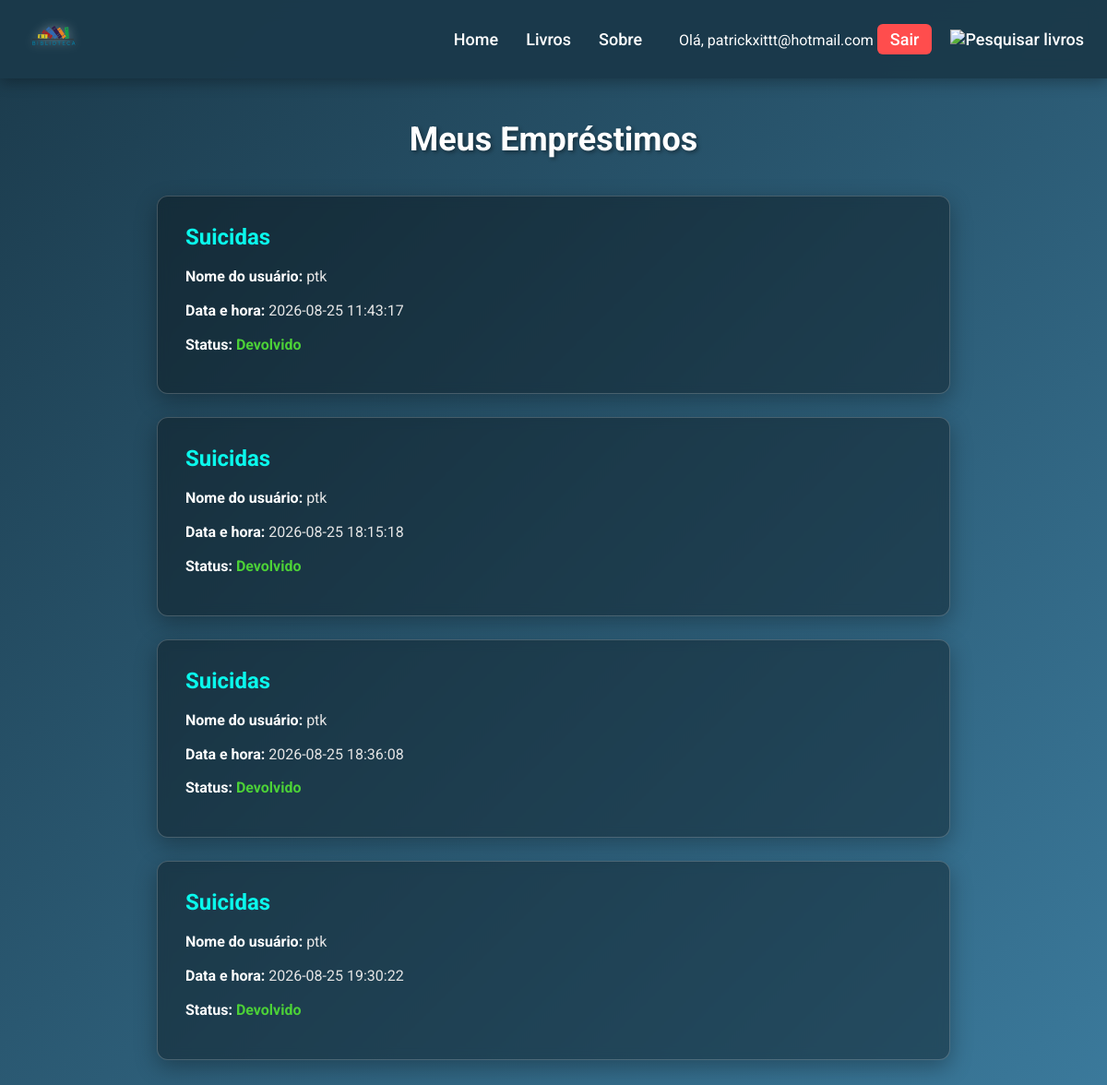
The page /meus_emprestimos (signed in) on the database its author committed.
### tables this page shows
CREATE TABLE usuarios (
    id INTEGER PRIMARY KEY AUTOINCREMENT,
    nome_usuario TEXT NOT NULL,
    email TEXT NOT NULL UNIQUE,
    senha TEXT NOT NULL,
    data_nascimento DATE,
    criado_em DATETIME
);

CREATE TABLE "emprestimo" (
	"id"	INTEGER,
	"nome_usuario"	TEXT NOT NULL,
	"email"	TEXT NOT NULL,
	"titulo"	TEXT NOT NULL,
	"data_hora_emprestimo"	DATETIME,
	"data_hora_devolucao"	DATETIME,
	"status"	TEXT,
	PRIMARY KEY("id" AUTOINCREMENT)
);

### app.py (the view)
@app.route('/meus_emprestimos')
def meus_emprestimos():
    db = get_db()
    usuario_logado = session.get('id')
    if not usuario_logado:
        flash("Você precisa estar logado para a devolução de um empréstimo.")
        return redirect('/login')
    usuario = db.execute('SELECT * FROM usuarios WHERE id = ?', (usuario_logado,)).fetchone()
    if not usuario:
        session.clear()
        flash("Usuário não encontrado. Faça login novamente.")
        return redirect('/login')
    emprestimos = db.execute('SELECT * FROM emprestimo WHERE email = ?',(usuario["email"],)).fetchall()
    return render_template('meus_emprestimos.html', emprestimos=emprestimos, email=usuario['email'])

### app.py (called while the page is built)
def get_db():
    if 'db' not in g:
        g.db = sqlite3.connect(
            app.config['DATABASE'],
            detect_types=sqlite3.PARSE_DECLTYPES
        )
        g.db.row_factory = sqlite3.Row
    return g.db

### templates/meus_emprestimos.html (shortened to what this page needs)
<!DOCTYPE html>
<html lang="pt-br">
<head>
    <link rel="stylesheet" href="/static/css/meus_emprestimos.css">
    <link rel="stylesheet" href="/static/css/style.css">
</head>
<body>
    <header class="header">
        <section class="cabecalho">
            <a href="/" class="logo">
                <img src="../static/imagens/logopreview.png" alt="Logo">
            </a>
            <nav class="navbiblio">
                <div class="nav-links">
                    <a href="/">Home</a>
                    <a href="/livros">Livros</a>
                    <a href="/#sobre">Sobre</a>
                </div>
                <div class="nav-login">
                    {% if email %}
                    <div class="bem-vindo-usuario">
                        <span>Olá, {{ email }}</span>
                        <a href="{{ url_for('logout') }}" class="btn-sair">Sair</a>
                    </div>
                    {% else %}
                    <a href="/login" class="btn-entrar">Entrar</a>
                    {% endif %}
                    <div class="lupa">
                        <a href="/livros">
                            <img src="https://img.icons8.com/ios/30/ffffff/search--v1.png" alt="Pesquisar livros" />
                        </a>
                    </div>
                </div>
            </nav>
        </section>
    </header>
    <main class="main-emprestimos">
        <h1 class="titulo-pagina">Meus Empréstimos</h1>
        <div class="container-emprestimos">
            {% for emprestimo in emprestimos %}
            <div class="emprestimo-card">
                <h2>{{ emprestimo["titulo"] }}</h2>
                <p><span>Nome do usuário:</span> {{ emprestimo["nome_usuario"] }}</p>
                <p><span>Data e hora:</span> {{ emprestimo["data_hora_emprestimo"] }}</p>
                <p><span>Status:</span> <strong class="status-{{ emprestimo['status'] }}">{{ emprestimo["status"] }}</strong></p>
            </div>
            {% else %}
            <div class="sem-emprestimos">
                <p>Você não possui nenhum empréstimo registrado no momento.</p>
            </div>
            {% endfor %}
        </div>
    </main>
</body>
</html>

### static/css/meus_emprestimos.css (style rules this page uses)
.main-emprestimos { padding-top: 130px; max-width: 900px; margin: 0 auto 60px auto; padding-left: 20px; padding-right: 20px; }
.titulo-pagina { text-align: center; font-size: 36px; margin-bottom: 40px; text-shadow: 2px 2px 4px rgba(0, 0, 0, 0.4); }
.container-emprestimos { display: flex; flex-direction: column; gap: 25px; }
.emprestimo-card { background: rgba(0, 0, 0, 0.35); border: 1px solid rgba(255, 255, 255, 0.2); padding: 30px; border-radius: 12px; box-shadow: 0 8px 25px rgba(0, 0, 0, 0.3); backdrop-filter: blur(6px); transition: 0.3s; }
.emprestimo-card h2 { font-size: 24px; margin-bottom: 15px; color: #0af8ec; }
.emprestimo-card p { font-size: 16px; line-height: 1.8; color: #e5e5e5; margin-bottom: 8px; }
.emprestimo-card p span { font-weight: bold; color: #fff; }
.status-devolvido { color: #4cd137; text-transform: capitalize; }

### static/css/style.css (style rules this page uses)
:root { --main-color: black; --color: black; --bg: #2c5364; --border: 0.1rem solid rgba(255, 255, 255, 0.3); font-size: 10px; }
* { margin: 0; padding: 0; box-sizing: border-box; text-decoration: none; font-family: "Roboto", sans-serif; }
body { background: linear-gradient(135deg, #1b3a4b, #3b7a9c); font-size: 16px; color: #fff; min-height: 100vh; }
.header { background: rgba(27, 58, 75, 0.98); backdrop-filter: blur(10px); position: fixed; top: 0; left: 0; right: 0; z-index: 99; box-shadow: 0 4px 15px rgba(0, 0, 0, 0.3); }
.cabecalho { max-width: 1200px; margin: 0 auto; display: flex; align-items: center; justify-content: space-between; padding: 8px 25px; }
.logo img { width: 65px; height: auto; object-fit: contain; filter: drop-shadow(0 0 6px rgba(255, 255, 255, 0.4)); transition: 0.3s; }
.navbiblio { display: flex; align-items: center; gap: 40px; }
.nav-links { display: flex; gap: 30px; }
.nav-links a, .nav-login a { color: #fff; font-size: 18px; font-weight: 500; transition: 0.2s; }
.nav-login { display: flex; align-items: center; gap: 20px; }
.btn-sair { background: #ff4d4d; color: #fff !important; padding: 6px 14px; border-radius: 6px; font-size: 15px; }
.lupa img { width: 28px; height: auto; transition: 0.2s; }
main { padding-top: 105px; max-width: 1100px; margin: 0 auto 60px auto; padding-left: 20px; padding-right: 20px; }

### rows shown on the page
usuarios: email "patrickxittt@hotmail.com"
emprestimo: titulo "Suicidas", nome_usuario "ptk", data_hora_emprestimo "2026-08-25 11:43:17", status "Devolvido"
emprestimo: titulo "Suicidas", nome_usuario "ptk", data_hora_emprestimo "2026-08-25 18:15:18", status "Devolvido"
emprestimo: titulo "Suicidas", nome_usuario "ptk", data_hora_emprestimo "2026-08-25 18:36:08", status "Devolvido"
emprestimo: titulo "Suicidas", nome_usuario "ptk", data_hora_emprestimo "2026-08-25 19:30:22", status "Devolvido"
